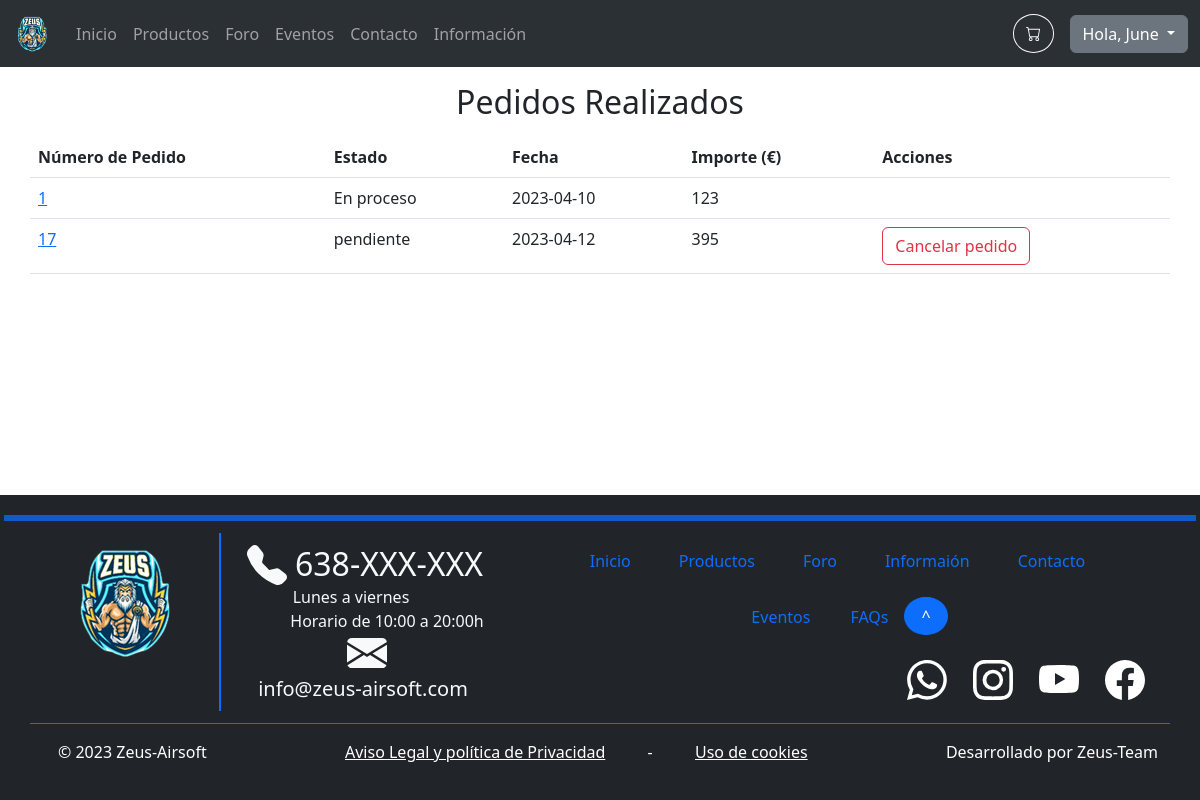
Before: /orders.php (signed in) with the older database file.
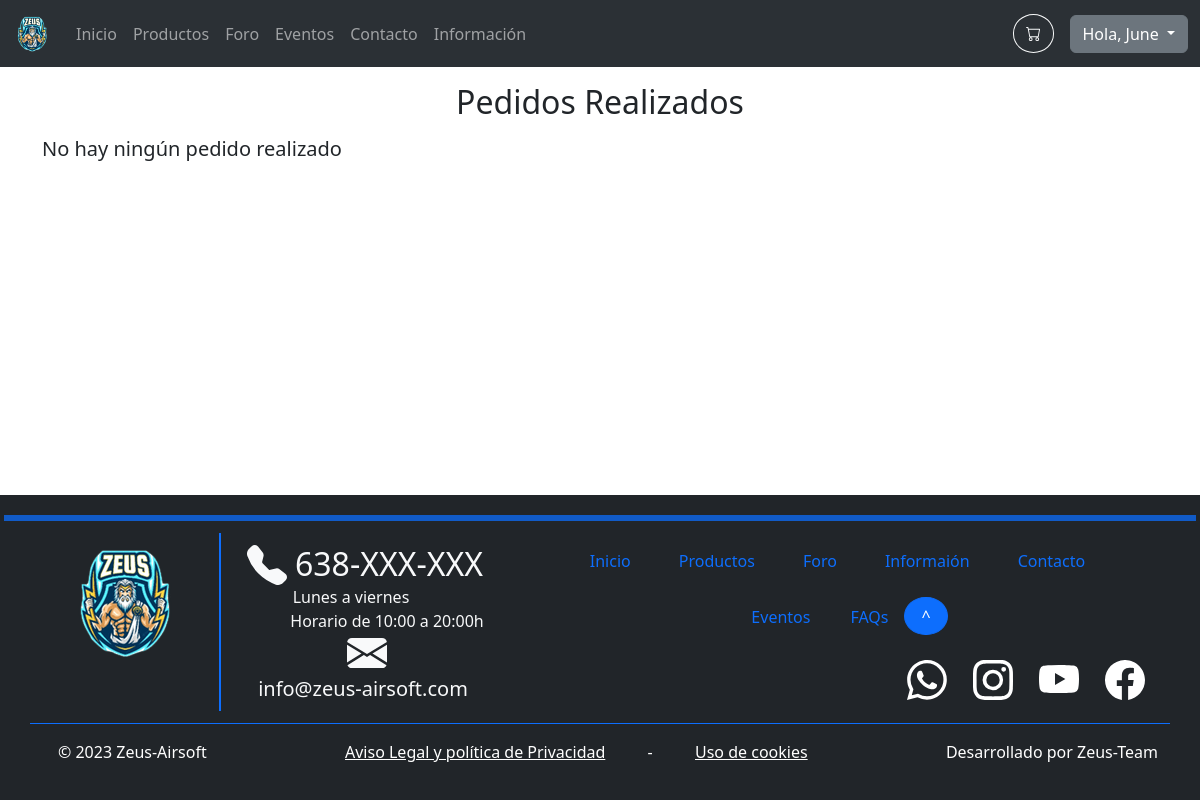
After: the same page with the newer database file.
### tables this page shows
CREATE TABLE `orders` (
  `id` int(11) NOT NULL,
  `number` int(11) NOT NULL,
  `state` varchar(1000) NOT NULL,
  `date` date NOT NULL,
  `amount` decimal(10,2) NOT NULL,
  `quantity` int(11) NOT NULL,
  `paymentMethod` varchar(1000) NOT NULL,
  `address` varchar(1000) NOT NULL
);

### includes/config.php (called while the page is built, shortened)
<?php
spl_autoload_register(function ($class) {
	$namespaceLength = strlen(NAMESPACE_PREFIX);
	$relativeClass = substr($class, $namespaceLength);
	$file = INCLUDES_ROOT . '/' . str_replace('\\', '/', $relativeClass) . '.php';
});

### includes/database/databaseProxy.php (called while the page is built, shortened)
<?php
require_once 'includes/config.php';
class DatabaseProxy
{
    private $m_Connection;
    public function __construct($databaseOptions = array())
    {
        $databaseOptions = array_merge(self::DEFAULT_OPTIONS, $databaseOptions);
        $host = $databaseOptions[self::HOST_KEY];
        $name = $databaseOptions[self::DATABASE_NAME_KEY];
        $username = $databaseOptions[self::USERNAME_KEY];
        $password = $databaseOptions[self::PASSWORD_KEY];
        $PDOOptions = $databaseOptions[self::PDO_OPTIONS_KEY];
        try {
            $this->m_Connection = new PDO("mysql:host=$host;dbname=$name", $username, $password, $PDOOptions);
        } catch (PDOException $e) {
            die('PDO connection error: ' . $e->getMessage());
        }
    }
    public function prepare($query)
    {
        return $this->m_Connection->prepare($query);
    }
}

### includes/Application.php (called while the page is built, shortened)
<?php
require_once 'includes/config.php';
class Application
{
    private static $s_Instance;
    private $m_DatabaseProxy;
    private function __construct()
    {
        $this->m_DatabaseProxy = new DatabaseProxy();
    }
    public static function getInstance() : Application
    {
        if (!isset(self::$s_Instance))
            self::$s_Instance = new Application();
        return self::$s_Instance;
    }
    public function getDatabaseProxy() : DatabaseProxy
    {
        return $this->m_DatabaseProxy;
    }
}

### includes/DTO/userDTO.php (called while the page is built, shortened)
<?php
require_once 'includes/config.php';
class UserDTO extends DTO
{
    private $m_ID;
    private $m_Name;
    public function getID()
    {
        return $this->m_ID;
    }
    public function getName()
    {
        return $this->m_Name;
    }
}

### includes/DAO/DAO.php (called while the page is built, shortened)
<?php
require_once 'includes/config.php';
abstract class DAO
{
    public function __construct($tableName)
    {
        $this->m_DatabaseProxy = Application::getInstance()->getDatabaseProxy();
    }
}

### includes/DAO/orderDAO.php (called while the page is built, shortened)
<?php
require_once 'includes/config.php';
class OrderDAO extends DAO
{
    public function getOrderForUser($userID): array
    {
        $query = 'SELECT o.id AS orderID,  o.state AS stateO, o.date AS dateO, o.amount AS amountO, o.quantity AS quantityO, o.paymentMethod AS paymentMethodO, o.address AS addressO
        FROM orders o
        INNER JOIN users_orders uo ON o.id = uo.orderID
        WHERE uo.userID = :userID';
        $statement = $this->m_DatabaseProxy->prepare($query);
        $statement->bindParam(':userID', $userID);
        $statement->execute();
        return $statement->fetchAll();
    }
}

### orders.php (the view, shortened to what this page needs)
<?php
require_once 'includes/config.php';
$userID = $_SESSION['user']->getID();
$orderDAO = new OrderDAO;
$orders = $orderDAO->read();
$results = $orderDAO->getOrderForUser($userID);
?>
<div class="container">
    <h2 class="m-3 d-flex justify-content-center">Pedidos Realizados</h2>
    <div class="row">
        <?php if (!isset($orders) || empty($orders)) : ?>
            <div class="col-12">
                <div class="row d-flex justify-content-center">
                    <h5>No hay ningún pedido realizado</h5>
                </div>
            </div>
        <?php else : ?>
            <table class="table">
                <thead>
                    <tr>
                        <th scope="col">Número de Pedido</th>
                        <th scope="col">Estado</th>
                        <th scope="col">Fecha</th>
                        <th scope="col">Importe (€)</th>
                        <th scope="col">Acciones</th>
                    </tr>
                </thead>
                <tbody>
                    <?php foreach ($results as $result) : ?>
                        <tr>
                            <?php
                                $orderID = $result['orderID'];
                                $state = $result['stateO'];
                                $date = $result['dateO'];
                                $amount = $result['amountO'];
                            ?>
                            <td><a href="viewOrder.php?orderID=<?= $orderID ?>"><?= $orderID ?></a></td>
                            <td><?= $state ?></td>
                            <td><?= $date ?></td>
                            <td><?= $amount ?></td>
                            <?php if ($result["stateO"] == "pendiente" || $result["stateO"] == "en proceso") : ?>
                                <td>
                                <?= ($form = new UpdateOrderForm($orderID, true))->handleForm(); ?>
                                </td>
                            <?php else : ?>
                                <td></td>
                            <?php endif; ?>
                        </tr>
                    <?php endforeach; ?>
                </tbody>
            </table>
        <?php endif ?>
    </div>
</div>
<?php
$content = ob_get_clean();
require_once INCLUDES_ROOT . '/templates/default_template.php';
?>

### includes/forms/updateOrderForm.php (shortened to what this page needs)
<?php
require_once 'includes/config.php';
class UpdateOrderForm extends Form
{
    private $m_OrderID;
    public function __construct($orderID, $inline = false)
    {
        $this->m_OrderID = $orderID;
    }
    protected function generateFormFields($data)
    {
        return <<<HTML
            <button type="submit" class="btn btn-outline-danger" name="orderID" value="{$this->m_OrderID}">Cancelar pedido</button>
        HTML;
    }
}

### includes/forms/form.php (shortened to what this page needs)
<?php
abstract class Form
{
    protected $m_FormID;
    protected $m_Method;
    protected $m_Action;
    protected $m_ClassAttribute;
    protected $m_EncodeTypeAttribute;
    public function __construct($formID, $options = array())
    {
        $this->m_FormID = $formID;
        $options = array_merge(self::DEFAULT_OPTIONS, $options);
        $this->m_Action = $options[self::ACTION_KEY];
        $this->m_Method = $options[self::METHOD_KEY];
        $this->m_ClassAttribute = $options[self::CLASS_ATTRIBUTE_KEY];
        $this->m_EncodeTypeAttribute = $options[self::ENCODE_TYPE_KEY];
        if (!$this->m_Action)
            $this->m_Action = htmlspecialchars($_SERVER['REQUEST_URI']);
    }
    public function handleForm()
    {
        if (strcasecmp('GET', $this->m_Method) == 0)
            $data = &$_GET;
        else
            $data = &$_POST;
        if (!$this->hasSentForm($data))
            return $this->generateForm($data);
    }
    private function hasSentForm($data)
    {
        return isset($data[self::FORM_ID_KEY]) && $data[self::FORM_ID_KEY] == $this->m_FormID;
    }
    private function generateForm($data)
    {
        $formIDKey = self::FORM_ID_KEY;
        $formFieldsHTML = $this->generateFormFields($data);
        $classAttribute = ($this->m_ClassAttribute != null) ? "class=\"{$this->m_ClassAttribute}\"" : '';
        $encodeTypeAttribute = ($this->m_EncodeTypeAttribute != null) ? "enctype=\"{$this->m_EncodeTypeAttribute}\"" : '';
        return <<<HTML_FORM
        <form method="{$this->m_Method}" action="{$this->m_Action}" id="{$this->m_FormID}" {$classAttribute} {$encodeTypeAttribute}>
            <input type="hidden" name="$formIDKey" value="{$this->m_FormID}" />
            $formFieldsHTML
        </form>
        HTML_FORM;
    }
}

### includes/templates/default_template.php (shortened to what this page needs)
<!DOCTYPE html>
<html class="h-100" lang="es">
<head>
	<link href="https://cdn.jsdelivr.net/npm/bootstrap@5.3.0-alpha1/dist/css/bootstrap.min.css" rel="stylesheet">
</head>
<body class="min-vh-100">
	<div class="min-vh-100 d-flex flex-column">
		<?php require dirname(__DIR__) . '/common/navbar.php' ?>
		<main class="d-flex flex-fill">
			<?= $content ?>
		</main>
		<?php require dirname(__DIR__) . '/common/footer.php' ?>
	</div>
</body>
</html>

### includes/common/navbar.php (shortened to what this page needs)
<?php
require_once 'includes/config.php';
$current_page = basename($_SERVER['PHP_SELF']);
$logoPath = 'images/logo.png';
$menu = array(
    "index.php" => 'Inicio',
    "products.php" => 'Productos',
    "forum.php" => 'Foro',
    "events.php" => 'Eventos',
    "contact.php" => 'Contacto',
    "information.php" => 'Información'
);
?>
<nav class="navbar navbar-dark bg-dark navbar-expand-lg bg-body-tertiary" data-bs-theme="dark">
    <div class="container-fluid">
        <a class="navbar-brand" href="index.php">
            <img src="<?= $logoPath ?>" alt="Logo" width="40" height="40" class="d-inline-block align-text-top">
        </a>
        <div class="collapse navbar-collapse" id="navbarText">
            <ul class="navbar-nav me-auto mb-2 mb-lg-0 justify-content-center">
                <?php foreach ($menu as $key => $value) : ?>
                    <li class="nav-item">
                        <a class="nav-link<?= $key == $current_page ? ' active' : '' ?>" href="<?= $key ?>"><?= $value ?></a>
                    </li>
                <?php endforeach ?>
            </ul>
            <form action="shopping-cart.php">
                <button type="submit" class="rounded-circle btn btn-outline-light me-3 pt-1">
                </button>
            </form>
            <?php if (isset($_SESSION["user"])) : ?>
                <div class="dropdown">
                    <button class="btn btn-secondary dropdown-toggle" type="button" data-bs-toggle="dropdown" aria-expanded="false">
                        Hola, <?= $_SESSION["user"]->getName() ?>
                    </button>
                </div>
            <?php endif ?>
        </div>
    </div>
</nav>

### includes/common/footer.php (shortened to what this page needs)
<footer class="bg-dark text-light py-3">
    <hr class="border border-primary border-3 opacity-75 m-1">
    <div class="container text-center ">
        <div class="row  ">
            <div class="col-md-2 border-end border-primary pb-1 mb-2 py-2 my-2">
                <a href="index.php" class="nav justify-content-center ">
                    <img src="images/logo.png">
                </a>
            </div>
            <div class="col-md-3 border-start border-primary pb-1 mb-2 py-2 my-2">
                <a href="contact.php " class="nav-link p-0 ">
                    <div class="nav justify-content-center mb-0 my-1">
                        <h2 class=" mb-0"> 638-XXX-XXX </h2>
                    </div>
                    <p class="mb-0 me-4">Lunes a viernes</p>
                    <p class="mb-0 ms-5">Horario de 10:00 a 20:00h</p>
                    <div class="nav justify-content-center mb-0 ">
                        <h5 class=" mb-0 py-1"> info@zeus-airsoft.com</h5>
                    </div>
                </a>
            </div>
            <div class="col-md-7 pb-1 mb-2 py-2 my-2">
                <ul class="nav justify-content-center p-0 ">
                    <li>
                        <p><a class="nav-link px-4" href="index.php"> Inicio</a></p>
                    </li>
                    <li>
                        <p><a href="products.php " class="nav-link px-4 ">Productos</a></p>
                    </li>
                    <li>
                        <p><a href="forum.php " class="nav-link px-4 ">Foro</a></p>
                    </li>
                    <li>
                        <p><a href="information.php " class="nav-link px-4 ">Informaión</a></p>
                    </li>
                    <li>
                        <p><a href="contact.php " class="nav-link px-4">Contacto</a></p>
                    </li>
                    <li>
                        <p><a href="events.php " class="nav-link px-4">Eventos</a></p>
                    </li>
                    <li>
                    <li>
                        <p><a href="faqs.php" class="nav-link px-3 ">FAQs</a></p>
                    </li>
                    <li>
                        <button class="btn btn-primary rounded-circle px-3" onclick="topFunction()" title="Ir arriba">^</button>
                    </li>
                </ul>
                <div class="row justify-content-end">
                    <ul class="nav col-md-6 justify-content-end list-unstyled d-flex  right-alignement">
                        <button type="button" class="btn btn-outline-dark rounded-5" onmouseover="this.style.backgroundColor='green'" onmouseout="this.style.backgroundColor=''">
                        </button>
                        <button type="button" class="btn btn-outline-dark rounded-5" onmouseover="this.style.backgroundColor='#833AB4'" onmouseout="this.style.backgroundColor=''">
                        </button>
                        <button type="button" class="btn btn-outline-dark rounded-5" onmouseover="this.style.backgroundColor='red'" onmouseout="this.style.backgroundColor=''">
                        </button>
                        <button type="button" class="btn btn-outline-dark rounded-5" onmouseover="this.style.backgroundColor='blue'" onmouseout="this.style.backgroundColor=''">
                        </button>
                    </ul>
                </div>
            </div>
            <div class="d-flex flex-sm-row justify-content-between py-3 my-1 pb-0 border-top border-primary">
                <div class="nav-link ms-3 me-5 text-white">
                    <p>&copy; 2023 Zeus-Airsoft</p>
                </div>
                <div class="nav-link  ms-5 ">
                    <p><a href="info.php#politica " class="text-white">Aviso Legal y política de
                            Privacidad</a></p>
                </div>
                <div class="nav-link  text-white ">
                    <p>-</p>
                </div>
                <div class="nav-link  me-5 ">
                    <p><a href="info.php#cookies" class="text-white">Uso de cookies</a></p>
                </div>
                <div class="nav-link    ms-5 text-white ">
                    <p>Desarrollado por Zeus-Team</p>
                </div>
            </div>
        </div>
</footer>

Changed rows visible on the page:
removed orders: id "1", state "En proceso", date "2023-04-10", amount "123"
removed orders: id "17", state "pendiente", date "2023-04-12", amount "395"
Other visible differences:
text no longer shown: "Número de Pedido Estado Fecha Importe (€) Acciones"
text now shown: "No hay ningún pedido realizado"
